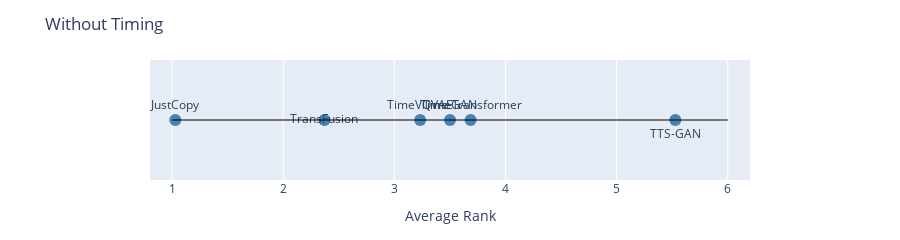

This figure's notebook cell:
### Code cell
plot_average_rankings(df_all.drop(columns=["Time"]), "Without Timing")

### Figure 1 — Plotly figure (JSON) as saved in the notebook; plotly's stock layout.template omitted (floating-point values rounded to 4 significant figures)
{"data": [{"marker": {"color": "steelblue", "size": 12}, "mode": "markers+text", "text": ["JustCopy", "TTS-GAN", "Time-Transformer", "TimeGAN", "TimeVQVAE", "TransFusion"], "textposition": ["top center", "bottom center", "top center", "top center", "top center"], "type": "scatter", "x": [1.028, 5.528, 3.685, 3.5, 3.231, 2.37], "y": [0, 0, 0, 0, 0, 0]}], "layout": {"height": 200, "margin": {"b": 60, "l": 150, "r": 150, "t": 60}, "shapes": [{"line": {"color": "black", "width": 1}, "type": "line", "x0": 1, "x1": 6, "y0": 0, "y1": 0}], "showlegend": false, "title": {"text": "Without Timing"}, "xaxis": {"range": [0.8, 6.2], "showgrid": true, "title": {"text": "Average Rank"}, "zeroline": false}, "yaxis": {"title": {"text": ""}, "visible": false}}}
